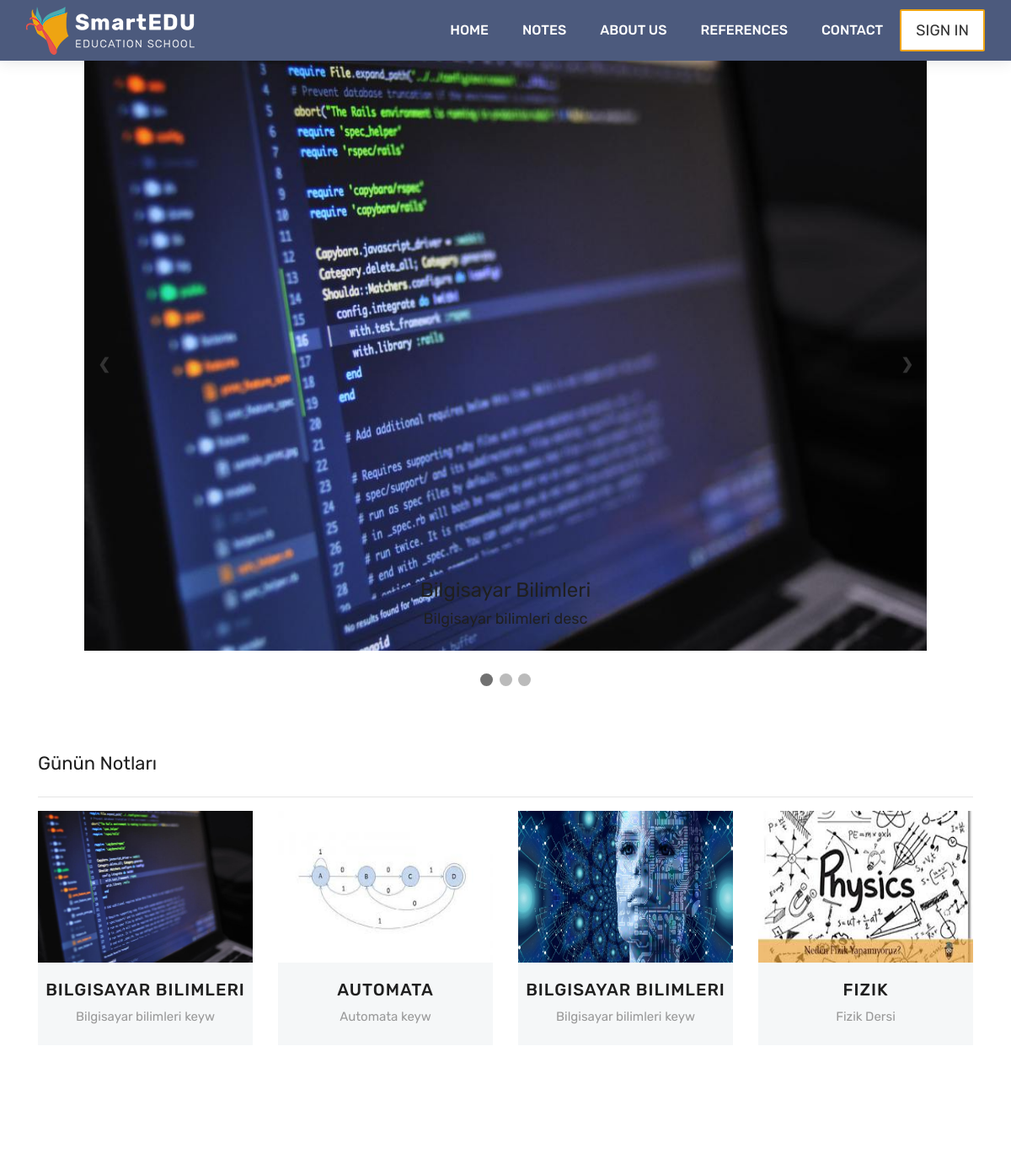
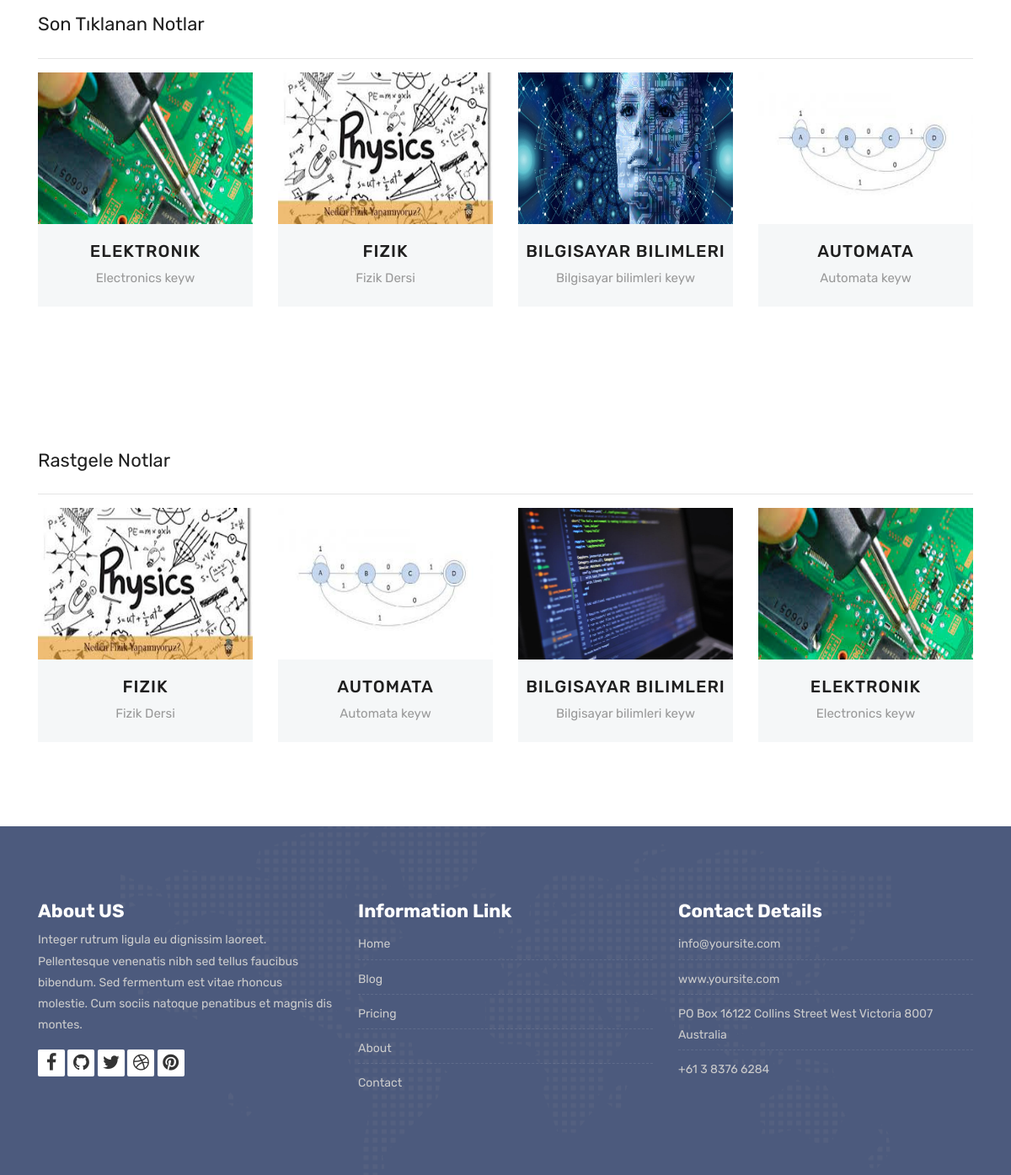
The page / on the database its author committed (2 pictures, top to bottom).
### Note/models.py (models this page shows, shortened)
class Note(models.Model):
    STATUS = (
        ('True', 'Evet'),
        ('False', 'Hayır'),
    )
    category=models.ForeignKey(Category,on_delete=models.CASCADE)#category tablosu ile ilişki
    title = models.CharField(blank=True,max_length=100)
    keywords = models.CharField(blank=True,max_length=255)
    description = models.CharField(blank=True,max_length=255)
    image = models.ImageField(blank=True,upload_to='images/')
    status = models.CharField(max_length=10, choices=STATUS)
    slug = models.SlugField(blank=True,max_length=100)
    detail=RichTextUploadingField()
    created_at=models.DateTimeField(auto_now_add=True)
    updated_at=models.DateTimeField(auto_now=True)

### home/views.py (the view)
# urls.py: path('',views.index,name='index'),
def index(request):
    setting= Setting.objects.get(pk=1)
    sliderdata=Note.objects.all()[:3]
    category=Category.objects.all()
    daynotes=Note.objects.all()[:4]
    lastnotes = Note.objects.all().order_by('-id')[:4]
    randomnotes = Note.objects.all().order_by('?')[:4]
    context={'setting':setting,
             'category':category,
             'page':'home',
             'sliderdata':sliderdata,
             'daynotes':daynotes,
             'lastnotes':lastnotes,
             'randomnotes':randomnotes,
             }
    return render(request,'index.html' ,context)

### home/templates/index.html (shortened to what this page needs)
{% extends "homebase.html" %}
{% block slider %}{% include "slider.html" %}{% endblock %}
{% block content %}{% include "content.html" %}{% endblock %}

### home/templates/slider.html
{% load static %}
<div class="slideshow-container">
    {% for rs in sliderdata %}
        <div class="mySlides">
            <div class="numbertext"></div>
            <a href="/note/{{ rs.id }}/{{ rs.slug }}"><img src="{{ rs.image.url }}" alt="" style="width:100%" height="700 px"></a>
            <div class="text">
                <h1>{{ rs.title }}</h1>
                <h3 class="flex-md-wrap">{{ rs.description }}</h3>
            </div>
        </div>
    {% endfor %}
    <a class="prev" onclick="plusSlides(-1)">&#10094;</a>
    <a class="next" onclick="plusSlides(1)">&#10095;</a>
</div>
<br>
<div style="text-align:center">
    <span class="dot" onclick="currentSlide(1)"></span>
    <span class="dot" onclick="currentSlide(2)"></span>
    <span class="dot" onclick="currentSlide(3)"></span>
</div>

### home/templates/content.html
{% load static %}
<div id="notes" class="section wb">
    <div class="container">
        <h2>Günün Notları</h2>
        <hr>
        <div class="row">
            {% for rs in daynotes %}
                <div class="col-lg-3 col-md-6 col-12">
                    <div class="our-team">
                        <div class="team-img">
                            <img src="{{ rs.image.url }}" alt="" style="height: 180px">
                        </div>
                        <div class="team-content">
                            <a href="/note/{{ rs.id }}/{{ rs.slug }}"><h3 class="title">{{ rs.title }}</h3></a>
                            <span class="post">{{ rs.keywords }}</span>
                        </div>
                    </div>
                </div>
            {% endfor %}
        </div>
    </div>
</div>
<div id="notes" class="section wb">
    <div class="container">
        <h2>Son Tıklanan Notlar</h2>
        <hr>
        <div class="row">
            {% for rs in lastnotes %}
                <div class="col-lg-3 col-md-6 col-12">
                    <div class="our-team">
                        <div class="team-img">
                            <img src="{{ rs.image.url }}" alt="" style="height: 180px">
                        </div>
                        <div class="team-content">
                            <a href="/note/{{ rs.id }}/{{ rs.slug }}"><h3 class="title">{{ rs.title }}</h3></a>
                            <span class="post">{{ rs.keywords }}</span>
                        </div>
                    </div>
                </div>
            {% endfor %}
        </div>
    </div>
</div>
<div id="notes" class="section wb">
    <div class="container">
        <h2>Rastgele Notlar</h2>
        <hr>
        <div class="row">
            {% for rs in randomnotes %}
                <div class="col-lg-3 col-md-6 col-12">
                    <div class="our-team">
                        <div class="team-img">
                            <img src="{{ rs.image.url }}" alt="" style="height: 180px">
                        </div>
                        <div class="team-content">
                            <a href="/note/{{ rs.id }}/{{ rs.slug }}"><h3 class="title">{{ rs.title }}</h3></a>
                            <span class="post">{{ rs.keywords }}</span>
                        </div>
                    </div>
                </div>
            {% endfor %}
        </div>
    </div>
</div>

### home/static/style.css (style rules this page uses)
body { color: #333333; font-size: 14px; font-family: 'Rubik', sans-serif; line-height: 1.80857; }
html, body { height: 100%; }
a { color: #1f1f1f; text-decoration: none !important; outline: none !important; -webkit-transition: all .3s ease-in-out; -moz-transition: all .3s ease-in-out; -ms-transition: all .3s ease-in-out; -o-transition: all .3s ease-in-out; transition: all .3s ease-in-out; }
h1, h2, h3, h4, h5, h6 { letter-spacing: 0; font-weight: normal; position: relative; padding: 0 0 10px 0; font-weight: normal; line-height: 120% !important; color: #1f1f1f; margin: 0 }
h1 { font-size: 24px }
h2 { font-size: 22px }
h3 { font-size: 18px }
a { color: #1f1f1f; text-decoration: none; outline: none; }
a, .btn { text-decoration: none !important; outline: none !important; -webkit-transition: all .3s ease-in-out; -moz-transition: all .3s ease-in-out; -ms-transition: all .3s ease-in-out; -o-transition: all .3s ease-in-out; transition: all .3s ease-in-out; }
.section { display: block; position: relative; overflow: hidden; padding: 70px 0; }
.section.wb { background-color: #ffffff; }
.our-team { text-align: center; margin-bottom: 30px; }
.our-team .team-img { overflow: hidden; position: relative; }
.our-team .team-img img { width: 100%; height: auto; }
.our-team .team-content { padding: 20px 0; background: #f5f7f8; color: #54478a; }
.our-team .title { display: block; font-size: 20px; font-weight: 500; letter-spacing: 1px; text-transform: uppercase; margin: 0 0 7px 0; padding: 0px; }
.our-team .post { display: block; font-size: 15px; color: #999; }

### home/static/css/slider.css (style rules this page uses)
* { box-sizing:border-box }
.slideshow-container { max-width: 1000px; position: relative; margin: auto; }
.mySlides { display: none; }
.prev, .next { cursor: pointer; position: absolute; top: 50%; width: auto; margin-top: -22px; padding: 16px; color: white; font-weight: bold; font-size: 18px; transition: 0.6s ease; border-radius: 0 3px 3px 0; user-select: none; }
.next { right: 0; border-radius: 3px 0 0 3px; }
.text { color: #f2f2f2; font-size: 15px; padding: 8px 12px; position: absolute; bottom: 8px; width: 100%; text-align: center; }
.numbertext { color: #f2f2f2; font-size: 12px; padding: 8px 12px; position: absolute; top: 0; }
.dot { cursor: pointer; height: 15px; width: 15px; margin: 0 2px; background-color: #bbb; border-radius: 50%; display: inline-block; transition: background-color 0.6s ease; }
.active, .dot:hover { background-color: #717171; }

### rows shown on the page
Note: image (picture), title "Bilgisayar Bilimleri", description "Bilgisayar bilimleri desc", title "BILGISAYAR BILIMLERI", keywords "Bilgisayar bilimleri keyw"
Note: image (picture), title "AUTOMATA", keywords "Automata keyw"
Note: image (picture), title "BILGISAYAR BILIMLERI", keywords "Bilgisayar bilimleri keyw"
Note: image (picture), title "FIZIK", keywords "Fizik Dersi"
Note: image (picture), title "ELEKTRONIK", keywords "Electronics keyw"
